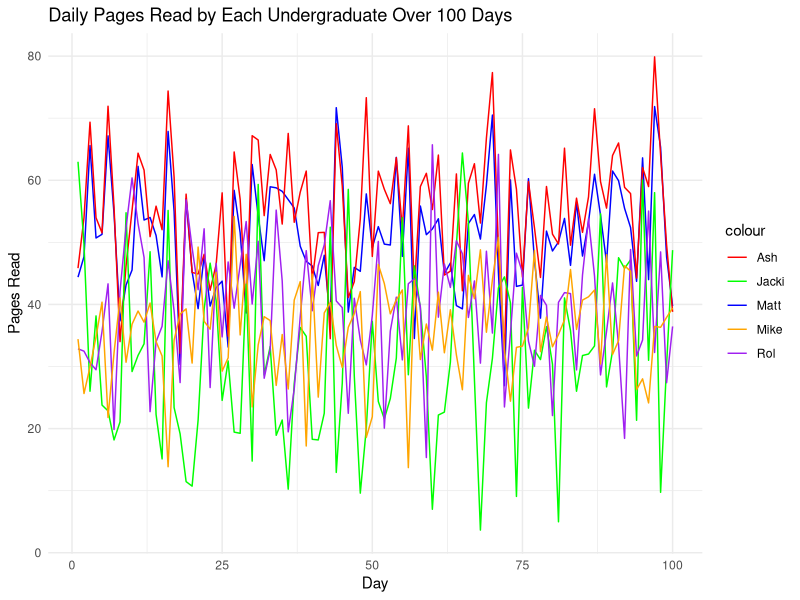

Reproduce this figure in R.
## ---- chunk 1
install.packages("reshape2")
library("reshape2")
install.packages("ggplot2")
library("ggplot2")
install.packages("car")
library("car")
install.packages("MASS")
library("MASS") 
## ---- chunk 2
set.seed(123)
matt_pages <- sample(20:100, 100, replace = TRUE)
rol_pages <- sample(20:100, 100, replace = TRUE)
mike_pages <- sample(20:100, 100, replace = TRUE)
mean_pages <- c(60, 60)
cor_matrix <- matrix(c(1, 0.7, 0.7, 1), 2, 2)
correlated_pages <- mvrnorm(n = 100, mu = mean_pages, Sigma = cor_matrix * 15^2)
ash_pages <- correlated_pages[,1]
jacki_pages <- correlated_pages[,2]
days <- 1:100
reading_data <- data.frame(days, matt_pages, ash_pages, jacki_pages, rol_pages, mike_pages)
# Test 1
cor_ash_jacki <- cor(reading_data$ash_pages, reading_data$jacki_pages)
print(paste("Correlation between Ash and Jacki's reading pages:", cor_ash_jacki))
# Test 2
mean_pages_read <- colMeans(reading_data[,-1])
print("Mean pages read by each student:")
print(mean_pages_read)
# Test 3
t_test_ash_vs_matt <- t.test(reading_data$ash_pages, reading_data$matt_pages)
print("T-test result Ash vs Matt:")
print(t_test_ash_vs_matt)
# Test 4
variance_pages_read <- apply(reading_data[,-1], 2, var)
print("Variance of pages read per day for each student:")
print(variance_pages_read)
# Test 5
max_pages_read <- apply(reading_data[,-1], 2, max)
print("Maximum pages read in a day by each student:")
print(max_pages_read)

## ---- chunk 3
library(ggplot2)
set.seed(123)
days <- 100
avg_pages <- c(Matt = 50, Ash = 45, Jacki = 30, Rol = 40, Mike = 35)
matt_pages <- rnorm(days, mean=avg_pages["Matt"], sd=10)
ash_pages <- matt_pages + rnorm(days, mean=5, sd=5)  
jacki_pages <- rnorm(days, mean=avg_pages["Jacki"], sd=15)
rol_pages <- rnorm(days, mean=avg_pages["Rol"], sd=10)
mike_pages <- rnorm(days, mean=avg_pages["Mike"], sd=8)
matt_pages[matt_pages < 0] <- 0
ash_pages[ash_pages < 0] <- 0
jacki_pages[jacki_pages < 0] <- 0
rol_pages[rol_pages < 0] <- 0
mike_pages[mike_pages < 0] <- 0
df_pages <- data.frame(
  Day = 1:days,
  Matt = matt_pages,
  Ash = ash_pages,
  Jacki = jacki_pages,
  Rol = rol_pages,
  Mike = mike_pages
)
ggplot(df_pages, aes(x = Day)) +
  geom_line(aes(y = Matt, color = "Matt")) +
  geom_line(aes(y = Ash, color = "Ash")) +
  geom_line(aes(y = Jacki, color = "Jacki")) +
  geom_line(aes(y = Rol, color = "Rol")) +
  geom_line(aes(y = Mike, color = "Mike")) +
  labs(title = "Daily Pages Read by Each Undergraduate Over 100 Days",
       x = "Day", y = "Pages Read") +
  scale_color_manual(values = c("Matt" = "blue", "Ash" = "red", "Jacki" = "green", "Rol" = "purple", "Mike" = "orange")) +
  theme_minimal()

